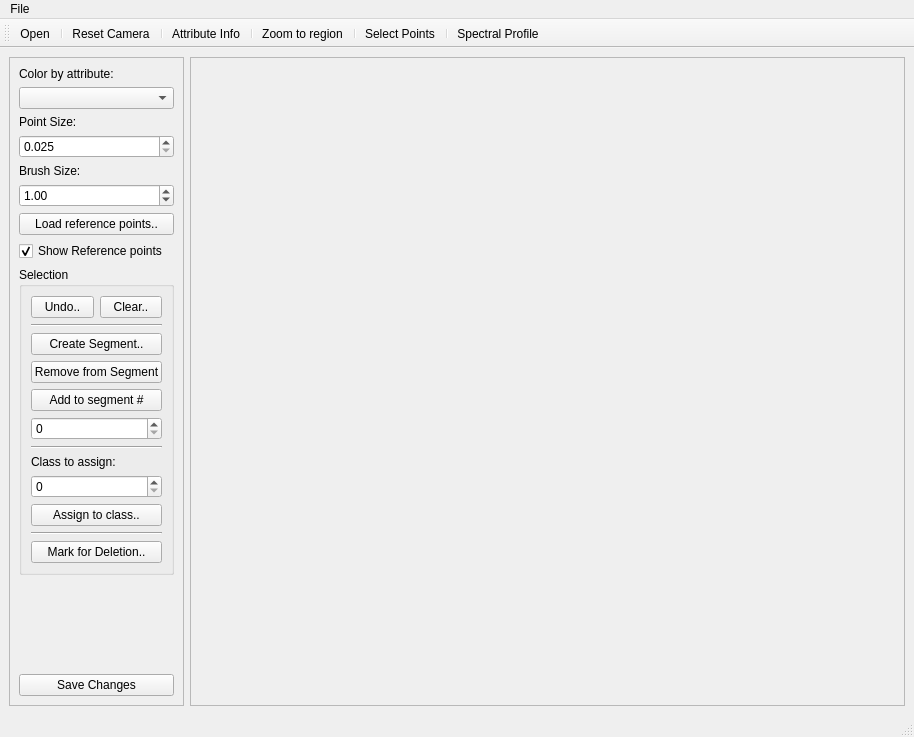
<?xml version="1.0" encoding="UTF-8"?>
<ui version="4.0">
 <class>MainWindow</class>
 <widget class="QMainWindow" name="MainWindow">
  <property name="geometry">
   <rect>
    <x>0</x>
    <y>0</y>
    <width>914</width>
    <height>737</height>
   </rect>
  </property>
  <property name="windowTitle">
   <string>MainWindow</string>
  </property>
  <widget class="QWidget" name="centralwidget">
   <layout class="QGridLayout" name="gridLayout">
    <item row="0" column="0">
     <widget class="QFrame" name="buttonsFrame">
      <property name="maximumSize">
       <size>
        <width>175</width>
        <height>16777215</height>
       </size>
      </property>
      <property name="frameShape">
       <enum>QFrame::StyledPanel</enum>
      </property>
      <property name="frameShadow">
       <enum>QFrame::Sunken</enum>
      </property>
      <layout class="QVBoxLayout" name="verticalLayout">
       <item>
        <widget class="QLabel" name="label">
         <property name="maximumSize">
          <size>
           <width>16777215</width>
           <height>20</height>
          </size>
         </property>
         <property name="text">
          <string>Color by attribute:</string>
         </property>
        </widget>
       </item>
       <item>
        <widget class="QComboBox" name="attributeDropdown"/>
       </item>
       <item>
        <widget class="QLabel" name="label_4">
         <property name="text">
          <string>Point Size:</string>
         </property>
        </widget>
       </item>
       <item>
        <widget class="QDoubleSpinBox" name="spbx_pointSize">
         <property name="decimals">
          <number>3</number>
         </property>
         <property name="minimum">
          <double>0.025000000000000</double>
         </property>
         <property name="maximum">
          <double>1.000000000000000</double>
         </property>
         <property name="singleStep">
          <double>0.025000000000000</double>
         </property>
        </widget>
       </item>
       <item>
        <widget class="QLabel" name="label_2">
         <property name="maximumSize">
          <size>
           <width>16777215</width>
           <height>20</height>
          </size>
         </property>
         <property name="text">
          <string>Brush Size:</string>
         </property>
        </widget>
       </item>
       <item>
        <widget class="QDoubleSpinBox" name="spbx_brushSize">
         <property name="value">
          <double>1.000000000000000</double>
         </property>
        </widget>
       </item>
       <item>
        <widget class="QPushButton" name="loadRefButton">
         <property name="text">
          <string>Load reference points..</string>
         </property>
        </widget>
       </item>
       <item>
        <widget class="QCheckBox" name="showRefCheckBox">
         <property name="enabled">
          <bool>true</bool>
         </property>
         <property name="text">
          <string>Show Reference points</string>
         </property>
         <property name="checked">
          <bool>true</bool>
         </property>
        </widget>
       </item>
       <item>
        <widget class="QGroupBox" name="groupBox">
         <property name="minimumSize">
          <size>
           <width>0</width>
           <height>100</height>
          </size>
         </property>
         <property name="title">
          <string>Selection</string>
         </property>
         <layout class="QGridLayout" name="gridLayout_3">
          <item row="3" column="0" colspan="2">
           <widget class="QPushButton" name="pushButton">
            <property name="text">
             <string>Remove from Segment</string>
            </property>
           </widget>
          </item>
          <item row="0" column="1">
           <widget class="QPushButton" name="btn_resetSelection">
            <property name="text">
             <string>Clear..</string>
            </property>
           </widget>
          </item>
          <item row="2" column="0" colspan="2">
           <widget class="QPushButton" name="btn_createSegment">
            <property name="text">
             <string>Create Segment..</string>
            </property>
           </widget>
          </item>
          <item row="0" column="0">
           <widget class="QPushButton" name="btn_undo">
            <property name="text">
             <string>Undo..</string>
            </property>
           </widget>
          </item>
          <item row="9" column="0" colspan="2">
           <widget class="QPushButton" name="btn_assignClass">
            <property name="text">
             <string>Assign to class..</string>
            </property>
           </widget>
          </item>
          <item row="7" column="0" colspan="2">
           <widget class="QLabel" name="label_3">
            <property name="maximumSize">
             <size>
              <width>16777215</width>
              <height>20</height>
             </size>
            </property>
            <property name="text">
             <string>Class to assign:</string>
            </property>
           </widget>
          </item>
          <item row="8" column="0" colspan="2">
           <widget class="QSpinBox" name="spbx_class"/>
          </item>
          <item row="10" column="0" colspan="2">
           <widget class="Line" name="line">
            <property name="orientation">
             <enum>Qt::Horizontal</enum>
            </property>
           </widget>
          </item>
          <item row="6" column="0" colspan="2">
           <widget class="Line" name="line_3">
            <property name="orientation">
             <enum>Qt::Horizontal</enum>
            </property>
           </widget>
          </item>
          <item row="1" column="0" colspan="2">
           <widget class="Line" name="line_2">
            <property name="orientation">
             <enum>Qt::Horizontal</enum>
            </property>
           </widget>
          </item>
          <item row="11" column="0" colspan="2">
           <widget class="QPushButton" name="btn_markDeletion">
            <property name="minimumSize">
             <size>
              <width>0</width>
              <height>0</height>
             </size>
            </property>
            <property name="text">
             <string>Mark for Deletion..</string>
            </property>
            <property name="autoDefault">
             <bool>false</bool>
            </property>
            <property name="default">
             <bool>false</bool>
            </property>
            <property name="flat">
             <bool>false</bool>
            </property>
           </widget>
          </item>
          <item row="5" column="0" colspan="2">
           <widget class="QSpinBox" name="spinBox"/>
          </item>
          <item row="4" column="0" colspan="2">
           <widget class="QPushButton" name="pushButton_2">
            <property name="text">
             <string>Add to segment #</string>
            </property>
           </widget>
          </item>
         </layout>
        </widget>
       </item>
       <item>
        <spacer name="verticalSpacer">
         <property name="orientation">
          <enum>Qt::Vertical</enum>
         </property>
         <property name="sizeHint" stdset="0">
          <size>
           <width>20</width>
           <height>40</height>
          </size>
         </property>
        </spacer>
       </item>
       <item>
        <widget class="QPushButton" name="btn_saveChanges">
         <property name="text">
          <string>Save Changes</string>
         </property>
        </widget>
       </item>
      </layout>
     </widget>
    </item>
    <item row="0" column="1">
     <widget class="QFrame" name="pyqtgraphFrame">
      <property name="frameShape">
       <enum>QFrame::StyledPanel</enum>
      </property>
      <property name="frameShadow">
       <enum>QFrame::Sunken</enum>
      </property>
      <layout class="QGridLayout" name="gridLayout_2">
       <item row="0" column="0">
        <layout class="QGridLayout" name="pyqtgraphLayout"/>
       </item>
      </layout>
     </widget>
    </item>
   </layout>
  </widget>
  <widget class="QMenuBar" name="menubar">
   <property name="geometry">
    <rect>
     <x>0</x>
     <y>0</y>
     <width>914</width>
     <height>21</height>
    </rect>
   </property>
   <widget class="QMenu" name="menuFile">
    <property name="title">
     <string>File</string>
    </property>
    <addaction name="actionOpen"/>
   </widget>
   <addaction name="menuFile"/>
  </widget>
  <widget class="QStatusBar" name="statusbar"/>
  <widget class="QToolBar" name="toolBar">
   <property name="windowTitle">
    <string>toolBar</string>
   </property>
   <attribute name="toolBarArea">
    <enum>TopToolBarArea</enum>
   </attribute>
   <attribute name="toolBarBreak">
    <bool>false</bool>
   </attribute>
   <addaction name="actionOpen"/>
   <addaction name="separator"/>
   <addaction name="actionReset_Camera"/>
   <addaction name="separator"/>
   <addaction name="act_attributeInfo"/>
   <addaction name="separator"/>
   <addaction name="actZoomtoRegion"/>
   <addaction name="separator"/>
   <addaction name="actPointSelection"/>
   <addaction name="separator"/>
   <addaction name="act_spectralProfile"/>
  </widget>
  <action name="actionOpen">
   <property name="text">
    <string>Open</string>
   </property>
   <property name="toolTip">
    <string>Open</string>
   </property>
  </action>
  <action name="actionReset_Camera">
   <property name="text">
    <string>Reset Camera</string>
   </property>
   <property name="toolTip">
    <string>Reset Camera</string>
   </property>
  </action>
  <action name="actZoomtoRegion">
   <property name="checkable">
    <bool>true</bool>
   </property>
   <property name="text">
    <string>Zoom to region</string>
   </property>
   <property name="toolTip">
    <string>Zoom to region</string>
   </property>
  </action>
  <action name="actPointSelection">
   <property name="checkable">
    <bool>true</bool>
   </property>
   <property name="text">
    <string>Select Points</string>
   </property>
   <property name="toolTip">
    <string>Select Points</string>
   </property>
  </action>
  <action name="act_spectralProfile">
   <property name="text">
    <string>Spectral Profile</string>
   </property>
   <property name="toolTip">
    <string>Spectral Profile</string>
   </property>
  </action>
  <action name="act_attributeInfo">
   <property name="text">
    <string>Attribute Info</string>
   </property>
  </action>
 </widget>
 <resources/>
 <connections>
  <connection>
   <sender>showRefCheckBox</sender>
   <signal>toggled(bool)</signal>
   <receiver>MainWindow</receiver>
   <slot>showRefPoints()</slot>
   <hints>
    <hint type="sourcelabel">
     <x>83</x>
     <y>167</y>
    </hint>
    <hint type="destinationlabel">
     <x>343</x>
     <y>262</y>
    </hint>
   </hints>
  </connection>
  <connection>
   <sender>actionOpen</sender>
   <signal>triggered()</signal>
   <receiver>MainWindow</receiver>
   <slot>openFile()</slot>
   <hints>
    <hint type="sourcelabel">
     <x>-1</x>
     <y>-1</y>
    </hint>
    <hint type="destinationlabel">
     <x>343</x>
     <y>262</y>
    </hint>
   </hints>
  </connection>
  <connection>
   <sender>actionReset_Camera</sender>
   <signal>triggered()</signal>
   <receiver>MainWindow</receiver>
   <slot>resetCamera()</slot>
   <hints>
    <hint type="sourcelabel">
     <x>-1</x>
     <y>-1</y>
    </hint>
    <hint type="destinationlabel">
     <x>343</x>
     <y>262</y>
    </hint>
   </hints>
  </connection>
  <connection>
   <sender>loadRefButton</sender>
   <signal>clicked()</signal>
   <receiver>MainWindow</receiver>
   <slot>loadRefPoints()</slot>
   <hints>
    <hint type="sourcelabel">
     <x>83</x>
     <y>164</y>
    </hint>
    <hint type="destinationlabel">
     <x>343</x>
     <y>262</y>
    </hint>
   </hints>
  </connection>
  <connection>
   <sender>spbx_brushSize</sender>
   <signal>valueChanged(double)</signal>
   <receiver>MainWindow</receiver>
   <slot>updateBrushSize()</slot>
   <hints>
    <hint type="sourcelabel">
     <x>83</x>
     <y>136</y>
    </hint>
    <hint type="destinationlabel">
     <x>343</x>
     <y>262</y>
    </hint>
   </hints>
  </connection>
  <connection>
   <sender>actZoomtoRegion</sender>
   <signal>toggled(bool)</signal>
   <receiver>MainWindow</receiver>
   <slot>zoomToRegion()</slot>
   <hints>
    <hint type="sourcelabel">
     <x>-1</x>
     <y>-1</y>
    </hint>
    <hint type="destinationlabel">
     <x>343</x>
     <y>262</y>
    </hint>
   </hints>
  </connection>
  <connection>
   <sender>actPointSelection</sender>
   <signal>toggled(bool)</signal>
   <receiver>MainWindow</receiver>
   <slot>selectPoints()</slot>
   <hints>
    <hint type="sourcelabel">
     <x>-1</x>
     <y>-1</y>
    </hint>
    <hint type="destinationlabel">
     <x>343</x>
     <y>262</y>
    </hint>
   </hints>
  </connection>
  <connection>
   <sender>act_spectralProfile</sender>
   <signal>triggered()</signal>
   <receiver>MainWindow</receiver>
   <slot>showSpectralProfile()</slot>
   <hints>
    <hint type="sourcelabel">
     <x>-1</x>
     <y>-1</y>
    </hint>
    <hint type="destinationlabel">
     <x>456</x>
     <y>368</y>
    </hint>
   </hints>
  </connection>
  <connection>
   <sender>attributeDropdown</sender>
   <signal>activated(QString)</signal>
   <receiver>MainWindow</receiver>
   <slot>changeAttribute()</slot>
   <hints>
    <hint type="sourcelabel">
     <x>83</x>
     <y>91</y>
    </hint>
    <hint type="destinationlabel">
     <x>456</x>
     <y>368</y>
    </hint>
   </hints>
  </connection>
  <connection>
   <sender>spbx_pointSize</sender>
   <signal>valueChanged(double)</signal>
   <receiver>MainWindow</receiver>
   <slot>changePointSize()</slot>
   <hints>
    <hint type="sourcelabel">
     <x>83</x>
     <y>136</y>
    </hint>
    <hint type="destinationlabel">
     <x>456</x>
     <y>368</y>
    </hint>
   </hints>
  </connection>
  <connection>
   <sender>btn_resetSelection</sender>
   <signal>clicked()</signal>
   <receiver>MainWindow</receiver>
   <slot>resetSelection()</slot>
   <hints>
    <hint type="sourcelabel">
     <x>83</x>
     <y>306</y>
    </hint>
    <hint type="destinationlabel">
     <x>456</x>
     <y>368</y>
    </hint>
   </hints>
  </connection>
  <connection>
   <sender>btn_markDeletion</sender>
   <signal>clicked()</signal>
   <receiver>MainWindow</receiver>
   <slot>markForDeletion()</slot>
   <hints>
    <hint type="sourcelabel">
     <x>96</x>
     <y>686</y>
    </hint>
    <hint type="destinationlabel">
     <x>456</x>
     <y>368</y>
    </hint>
   </hints>
  </connection>
  <connection>
   <sender>btn_saveChanges</sender>
   <signal>clicked()</signal>
   <receiver>MainWindow</receiver>
   <slot>saveChanges()</slot>
   <hints>
    <hint type="sourcelabel">
     <x>96</x>
     <y>648</y>
    </hint>
    <hint type="destinationlabel">
     <x>456</x>
     <y>368</y>
    </hint>
   </hints>
  </connection>
  <connection>
   <sender>btn_createSegment</sender>
   <signal>clicked()</signal>
   <receiver>MainWindow</receiver>
   <slot>assignPointsToSegment()</slot>
   <hints>
    <hint type="sourcelabel">
     <x>96</x>
     <y>322</y>
    </hint>
    <hint type="destinationlabel">
     <x>456</x>
     <y>368</y>
    </hint>
   </hints>
  </connection>
  <connection>
   <sender>btn_assignClass</sender>
   <signal>clicked()</signal>
   <receiver>MainWindow</receiver>
   <slot>assignPointsToClass()</slot>
   <hints>
    <hint type="sourcelabel">
     <x>96</x>
     <y>405</y>
    </hint>
    <hint type="destinationlabel">
     <x>456</x>
     <y>368</y>
    </hint>
   </hints>
  </connection>
  <connection>
   <sender>spbx_class</sender>
   <signal>valueChanged(int)</signal>
   <receiver>MainWindow</receiver>
   <slot>changeClassValue()</slot>
   <hints>
    <hint type="sourcelabel">
     <x>96</x>
     <y>377</y>
    </hint>
    <hint type="destinationlabel">
     <x>456</x>
     <y>368</y>
    </hint>
   </hints>
  </connection>
  <connection>
   <sender>act_attributeInfo</sender>
   <signal>triggered()</signal>
   <receiver>MainWindow</receiver>
   <slot>showAttributeInfo()</slot>
   <hints>
    <hint type="sourcelabel">
     <x>-1</x>
     <y>-1</y>
    </hint>
    <hint type="destinationlabel">
     <x>456</x>
     <y>368</y>
    </hint>
   </hints>
  </connection>
 </connections>
 <slots>
  <slot>showRefPoints()</slot>
  <slot>openFile()</slot>
  <slot>resetCamera()</slot>
  <slot>loadRefPoints()</slot>
  <slot>updateBrushSize()</slot>
  <slot>zoomToRegion()</slot>
  <slot>selectPoints()</slot>
  <slot>showSpectralProfile()</slot>
  <slot>changeAttribute()</slot>
  <slot>changePointSize()</slot>
  <slot>resetSelection()</slot>
  <slot>markForDeletion()</slot>
  <slot>saveChanges()</slot>
  <slot>assignPointsToSegment()</slot>
  <slot>assignPointsToClass()</slot>
  <slot>changeClassValue()</slot>
  <slot>showAttributeInfo()</slot>
 </slots>
</ui>
